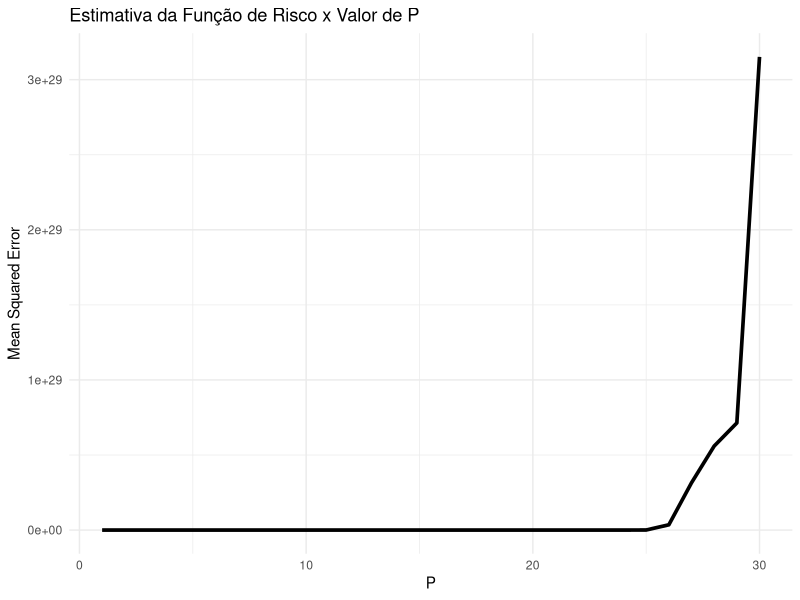
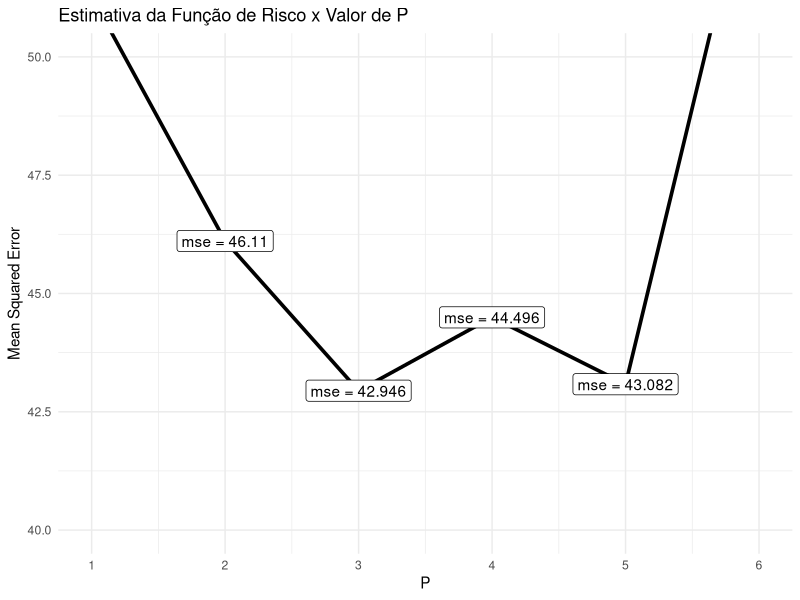
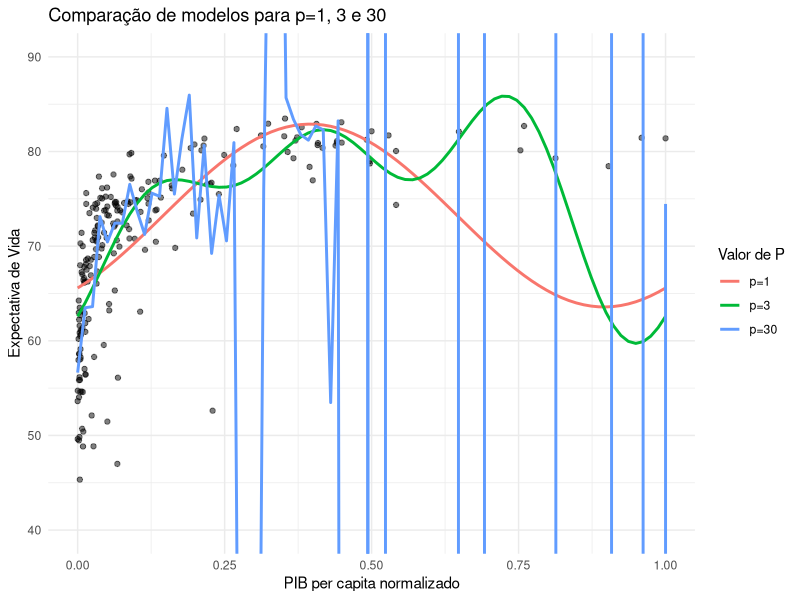
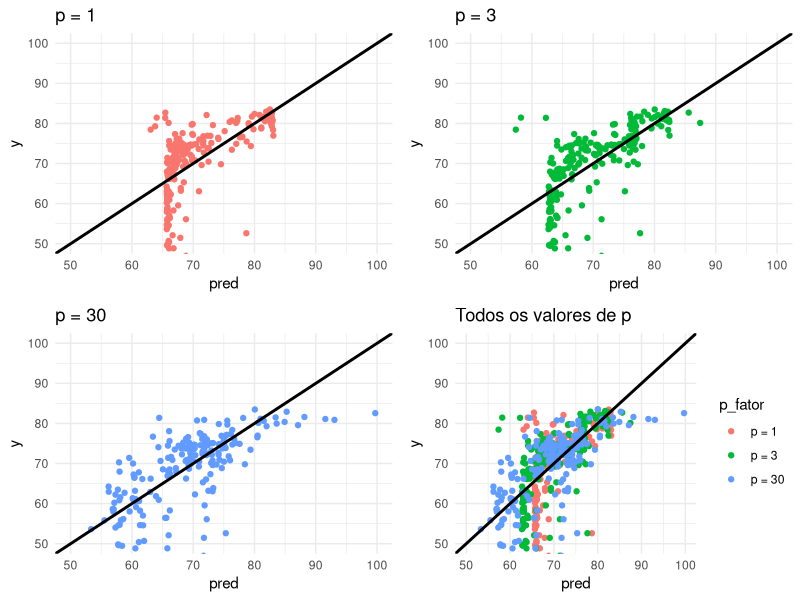

Generate these figures, in order, with R:
## ---- chunk 1
# Opções globais para os chunks de códigos

knitr::opts_chunk$set(echo = TRUE, warning=FALSE, message=FALSE,
                      fig.align="center",
                      fig.pos = "H", out.width = "80%",
                      error=FALSE)
## ---- chunk 2

### Carregando Pacotes

library(tidyverse)
library(knitr)
library(kableExtra)

# Lendo dados

df <- readr::read_csv('worldDevelopmentIndicators.csv') |>
  select(-CountryName) |>
  rename(y=LifeExpectancy,
         x=GDPercapita) |>
  mutate(x = (x-min(x))/(max(x)-min(x))) # Normalizando a covariavel

# Mostrando dados

head(df) |> 
  kable('latex',digits=4, align='cc',
        caption = 'Primeiras linhas do banco de dados após normalização') |> 
  kable_styling(position="center",
                latex_options="HOLD_position")



## ---- chunk 3

# Criando lista com formulas de g(x) para cada valor de p

formulas <- list()

for (p in 1:30) {

  if(p==1){
    
    # Se p for igual a 1, a expressao mantem-se da forma abaixo
    
    formulas[[p]] <- "y~sin(2*pi*x)+cos(2*pi*x)"
  } else {
    
    # Para cada p maior do que 1, sua expressao g(x) sera dada pela expressao
    # do p anterior MAIS os seno e cosseno de 2*pi*x vezes o valor de p da
    # iteracao atual
    
    formulas[[p]] <- paste0(formulas[[p-1]],
                             "+sin(2*",p,
                             "*pi*x)+cos(2*",
                             p, "*pi*x)")
  }
}

# Definido tibble para guardarmos estimativas do risco das regressões de cada
# valor de p

tbl_result <- tibble(
  p=1:30,
  mse=as.double(1:30)
)

# Calculando erro quadrático médio para cada p via leave-one-out

for (p in 1:length(formulas)) {

  erros <- NULL

  model <- NULL

  for (ii in 1:nrow(df)) {
    
    # Para o p atual, ajusta-se uma regressao retirando cada obs.
    # ii e utilizando o restante do banco de dados para validarmos
    # o modelo com a obs. ii retirada
    
    model <- lm(formulas[[p]], data=df[-ii,])

    erros <- c(erros,
               (df[ii,1] - predict(model, df[ii,]))^2)
  }

  # Fazendo a media dos erros dos ajustes para cada uma das observacoes
  # retiradas
  
  tbl_result[p,2] <- mean(unlist(erros))

}

## ---- chunk 4

tbl_result |>
  ggplot()+
  aes(x=p,y=mse)+
  geom_line(size=1.25)+
  theme_minimal()+
  labs(x = 'P', y = "Mean Squared Error",
       title='Estimativa da Função de Risco x Valor de P')

## ---- chunk 5

tbl_result |>
  ggplot()+
  aes(x=p,y=mse)+
  geom_line(size=1.25)+
  geom_label(aes(label=paste0('mse = ', round(mse,3))))+
  coord_cartesian(ylim=c(40,50), xlim=c(1,6))+
  scale_x_continuous(breaks = 1:6)+
  theme_minimal()+
  labs(x = 'P', y = "Mean Squared Error",
       title='Estimativa da Função de Risco x Valor de P')

## ---- chunk 6

cores <- c('p=1'="#F8766D",
           'p=3'="#00BA38",
           'p=30'="#619BFF")

df |>
  ggplot()+
  aes(x=x,y=y)+
  geom_point(alpha=0.5)+
  geom_smooth(aes(color='p=1'),
              method = 'lm', se=FALSE, formula=formulas[[1]])+
  geom_smooth(aes(color='p=3'),
              method = 'lm', se=FALSE, formula=formulas[[3]])+
  geom_smooth(aes(color='p=30'),
              method = 'lm', se=FALSE, formula=formulas[[30]])+
  coord_cartesian(ylim=c(40,90))+
  theme_minimal()+
  labs(color='Valor de P',
       x='PIB per capita normalizado',
       y='Expectativa de Vida',
       title='Comparação de modelos para p=1, 3 e 30')

## ---- chunk 7

# Criando tabela para armazenar valores preditos

predict_new <- tibble(
  y = rep(df$y, 3),
  pred = rep(0, 3*nrow(df)),
  p_fator = c(rep('p = 1', nrow(df)),
              rep('p = 3', nrow(df)),
              rep('p = 30', nrow(df)))
)

model <- NULL

for (ii in 1:nrow(df)) {

  #p=1

  model <- lm(formulas[[1]], data=df[-ii,]) # Ajuste do modelo sem obs. ii

  predict_new[ii,2] <- predict(model, df[ii,]) # Predizendo obs ii

  #p=3

  model <- lm(formulas[[3]], data=df[-ii,]) # Ajuste do modelo sem obs. ii

  predict_new[ii+211,2] <- predict(model, df[ii,]) # Predizendo obs ii

  #p=30

  model <- lm(formulas[[30]], data=df[-ii,]) # Ajuste do modelo sem obs ii

  predict_new[ii+422,2] <- predict(model, df[ii,]) # Predizendo obs ii

}

library(gridExtra)

# grafico para p = 1

p1 <- predict_new[1:211,] |>
  ggplot()+
  aes(x=pred,y=y)+
  geom_point(color="#F8766D")+
  geom_abline(intercept =0 , slope = 1, size=1)+
  coord_cartesian(xlim=c(50,100),
                  ylim=c(50,100))+
  theme_minimal()+
  ggtitle('p = 1')

# grafico para p = 3

p3 <- predict_new[212:422,] |>
  ggplot()+
  aes(x=pred,y=y)+
  geom_point(color="#00BA38")+
  geom_abline(intercept =0 , slope = 1, size=1)+
  coord_cartesian(xlim=c(50,100),
                  ylim=c(50,100))+
  theme_minimal()+
  ggtitle('p = 3')

p30 <- predict_new[423:633,] |>
  ggplot()+
  aes(x=pred,y=y)+
  geom_point(color="#619BFF")+
  geom_abline(intercept =0 , slope = 1, size=1)+
  coord_cartesian(xlim=c(50,100),
                  ylim=c(50,100))+
  theme_minimal()+
  ggtitle('p = 30')

todos <- predict_new |>
  ggplot()+
  aes(x=pred,y=y, color=p_fator)+
  geom_point()+
  geom_abline(intercept =0 , slope = 1, size=1)+
  coord_cartesian(xlim=c(50,100),
                  ylim=c(50,100))+
  theme_minimal()+
  ggtitle('Todos os valores de p')

grid.arrange(p1, p3, p30, todos, ncol=2)
